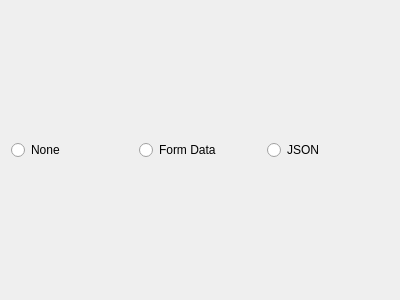
<?xml version="1.0" encoding="UTF-8"?>
<ui version="4.0">
 <class>Form</class>
 <widget class="QWidget" name="Form">
  <property name="geometry">
   <rect>
    <x>0</x>
    <y>0</y>
    <width>400</width>
    <height>300</height>
   </rect>
  </property>
  <property name="windowTitle">
   <string>Form</string>
  </property>
  <layout class="QVBoxLayout" name="verticalLayout">
   <item>
    <layout class="QVBoxLayout" name="verticalLayout_2">
     <item>
      <layout class="QHBoxLayout" name="horizontalLayout">
       <property name="sizeConstraint">
        <enum>QLayout::SetDefaultConstraint</enum>
       </property>
       <item>
        <widget class="QRadioButton" name="radioButton">
         <property name="text">
          <string>None</string>
         </property>
        </widget>
       </item>
       <item>
        <widget class="QRadioButton" name="radioButton_2">
         <property name="text">
          <string>Form Data</string>
         </property>
        </widget>
       </item>
       <item>
        <widget class="QRadioButton" name="radioButton_3">
         <property name="text">
          <string>JSON</string>
         </property>
        </widget>
       </item>
      </layout>
     </item>
    </layout>
   </item>
  </layout>
 </widget>
 <resources/>
 <connections/>
</ui>
